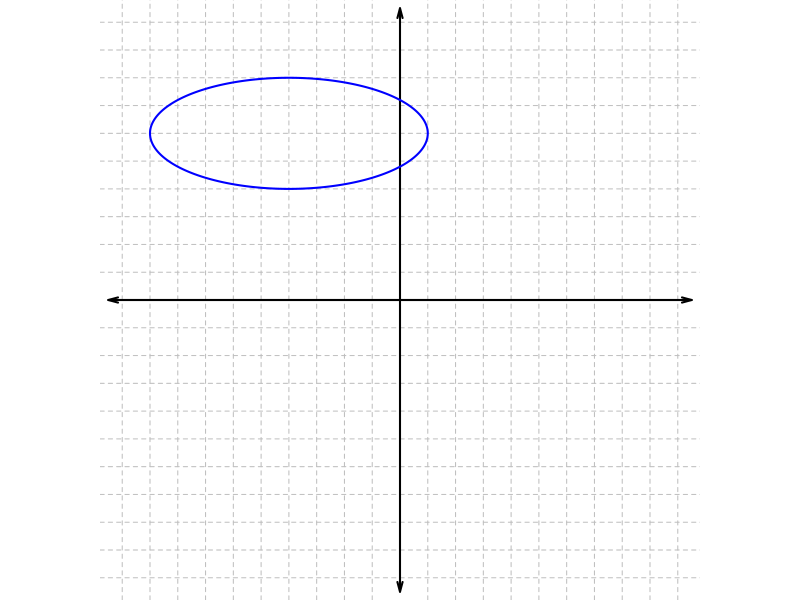
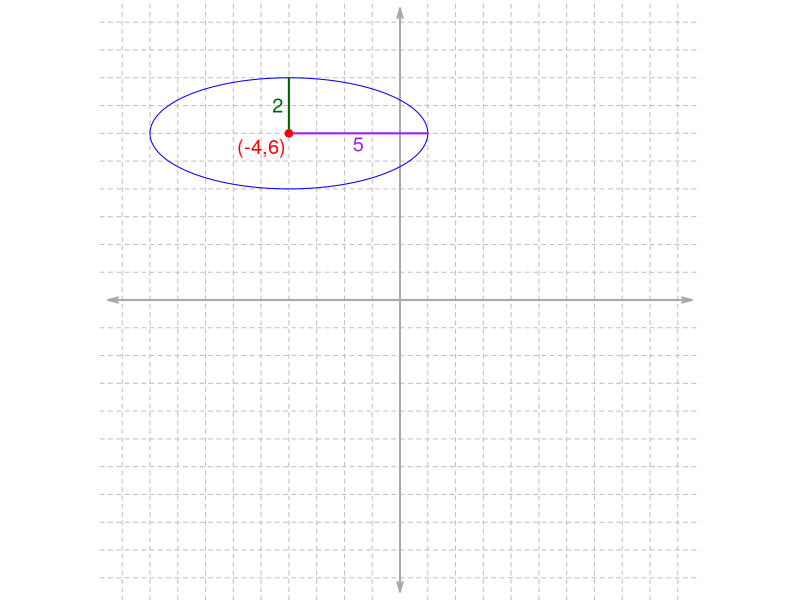

R code for these plots, in order:
## ---- chunk 1
fixer = function(exp){
  exp = gsub("--","+",exp,fixed=T)
  exp = gsub("(x-0)","x",exp,fixed=T)
  exp = gsub("(y-0)","y",exp,fixed=T)
  return(exp)
}

# hk = sample(-6:6,2)
# h = hk[1]
# k = hk[2]
# ab = sample(2:(10-max(abs(hk))),2)
# r1 = ab[1]
# r2 = ab[2]

while(T){
  alldem = sample(2:9,4)
  h = alldem[1]*sample(c(-1,1),1)
  k = alldem[2]*sample(c(-1,1),1)
  r1 = alldem[3]
  r2 = alldem[4]
  maxx = abs(h)+r1
  maxy = abs(k)+r2
  if(maxx<11 && maxy<11){break}
}




anssimp = paste0("\\frac{(x-",h,")^2}{",r1^2,"}+\\frac{(y-",k,")^2}{",r2^2,"}=1",collapse="")
anssimp = gsub("--","+",anssimp,fixed=T)
anssimp = gsub("(x-0)","x",anssimp,fixed=T)
anssimp = gsub("(y-0)","y",anssimp,fixed=T)

achk = -10:10
acrs = 1:10

solh = paste0(1*(achk==h),collapse="")
solk = paste0(1*(achk==k),collapse="")
solr1 = paste0(1*(acrs==r1),collapse="")
solr2 = paste0(1*(acrs==r2),collapse="")

hkl = min(abs(c(h,k)))
hkb = max(abs(c(h,k)))
rl = min(c(r1,r2))
rb = max(c(r1,r2))

hs = c(-hkl,-hkl,hkl,hkl,
       -hkb,-hkb,hkb,hkb,
       -hkl,-hkl,hkl,hkl,
       -hkb,-hkb,hkb,hkb)
ks = c(-hkb,hkb,-hkb,hkb,
       -hkl,hkl,-hkl,hkl,
       -hkb,hkb,-hkb,hkb,
       -hkl,hkl,-hkl,hkl)
r1s = c(rep(rl,8),rep(rb,8))
r2s = c(rep(rb,8),rep(rl,8))
ord = 1:16

EE = character()
for(i in 1:length(ord)){
  j = ord[i]
  hz = hs[j]
  kz = ks[j]
  r1z = r1s[j]
  r2z = r2s[j]
  exp1 = paste0("\\frac{(x-",hz,")^2}{",r1z^2,"}+\\frac{(y-",kz,")^2}{",r2z^2,"}=1",collapse="")
  exp1 = fixer(exp1)
  EE = c(EE,exp1)
}
ace = LETTERS[1:16]
solex = paste0(1*(EE==anssimp),collapse="")
## ---- chunk 2
par(mar=c(0,0,0,0),pty="s")
plot(0,0,type="n",xlim=c(-10,10),ylim=c(-10,10),axes=F,ann=F)
for(i in 1:10){
  abline(h=i,lty=2,col="grey")
  abline(h=-i,lty=2,col="grey")
  abline(v=i,lty=2,col="grey")
  abline(v=-i,lty=2,col="grey")
}
arrows(-10.5,0,10.5,0,length=0.1,angle=15,code=3,lwd=2)
arrows(0,-10.5,0,10.5,length=0.1,angle=15,code=3,lwd=2)
th = seq(0,2*pi,length.out=1000)
x = h+r1*cos(th)
y = k+r2*sin(th)
polygon(x,y,border="blue",lwd=2)
## ---- chunk 3
par(mar=c(0,0,0,0),pty="s")
plot(0,0,type="n",xlim=c(-10,10),ylim=c(-10,10),axes=F,ann=F)
for(i in 1:10){
  abline(h=i,lty=2,col="grey")
  abline(h=-i,lty=2,col="grey")
  abline(v=i,lty=2,col="grey")
  abline(v=-i,lty=2,col="grey")
}
arrows(-10.5,0,10.5,0,length=0.1,angle=15,code=3,lwd=2,col="darkgrey")
arrows(0,-10.5,0,10.5,length=0.1,angle=15,code=3,lwd=2,col="darkgrey")
th = seq(0,2*pi,length.out=1000)
x = h+r1*cos(th)
y = k+r2*sin(th)
polygon(x,y,border="blue")
lines(c(h,h+r1),c(k,k),col="purple",lwd=2)
text(h+r1/2,k-0.4,r1,col="purple",cex=1.2)
lines(c(h,h),c(k,k+r2),col="darkgreen",lwd=2)
text(h-0.4,k+r2/2,r2,col="darkgreen",cex=1.2)
points(h,k,col="red",pch=19)
text(h-0.1,k-0.2,paste0("(",h,",",k,")"),adj=c(1,1),col="red",cex=1.2)
